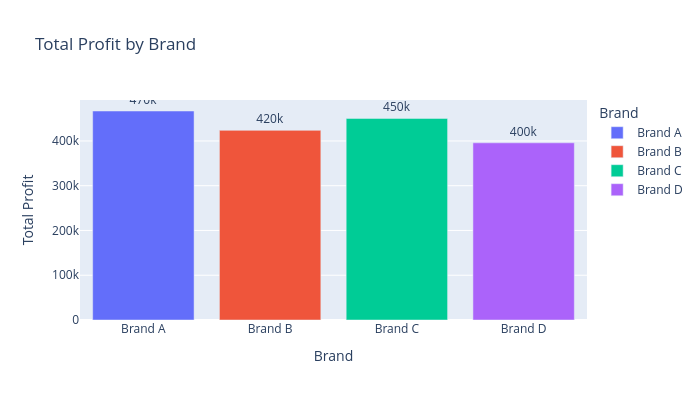

Notebook cell for this chart:
### Code cell
# Group by 'Product' and calculate total sales
product_sales = df.groupby('Brand')['Profit'].sum().reset_index()

# Create a bar chart for sales by product
fig_product = px.bar(product_sales, 
                     x='Brand', y='Profit',
                     labels={'Brand': 'Brand', 'Profit': 'Total Profit'},
                     title='Total Profit by Brand',
                     color='Brand',
                     text='Profit',  # Add labels above the bars
                     height=400,  # Resize height
                     width=700)  # Resize width
fig_product.update_traces(texttemplate='%{text:.2s}', textposition='outside')  # Shortened text format
fig_product.show()

### Figure 1 — Plotly figure (JSON) as saved in the notebook; plotly's stock layout.template omitted (floating-point values rounded to 4 significant figures)
{"data": [{"hovertemplate": "Brand=%{x}<br>Total Profit=%{text}<extra></extra>", "legendgroup": "Brand A", "marker": {"color": "#636efa", "pattern": {"shape": ""}}, "name": "Brand A", "orientation": "v", "showlegend": true, "text": [466900.0], "textposition": "outside", "texttemplate": "%{text:.2s}", "type": "bar", "x": ["Brand A"], "xaxis": "x", "y": [466900.0], "yaxis": "y"}, {"hovertemplate": "Brand=%{x}<br>Total Profit=%{text}<extra></extra>", "legendgroup": "Brand B", "marker": {"color": "#EF553B", "pattern": {"shape": ""}}, "name": "Brand B", "orientation": "v", "showlegend": true, "text": [423700.0], "textposition": "outside", "texttemplate": "%{text:.2s}", "type": "bar", "x": ["Brand B"], "xaxis": "x", "y": [423700.0], "yaxis": "y"}, {"hovertemplate": "Brand=%{x}<br>Total Profit=%{text}<extra></extra>", "legendgroup": "Brand C", "marker": {"color": "#00cc96", "pattern": {"shape": ""}}, "name": "Brand C", "orientation": "v", "showlegend": true, "text": [450300.0], "textposition": "outside", "texttemplate": "%{text:.2s}", "type": "bar", "x": ["Brand C"], "xaxis": "x", "y": [450300.0], "yaxis": "y"}, {"hovertemplate": "Brand=%{x}<br>Total Profit=%{text}<extra></extra>", "legendgroup": "Brand D", "marker": {"color": "#ab63fa", "pattern": {"shape": ""}}, "name": "Brand D", "orientation": "v", "showlegend": true, "text": [395800.0], "textposition": "outside", "texttemplate": "%{text:.2s}", "type": "bar", "x": ["Brand D"], "xaxis": "x", "y": [395800.0], "yaxis": "y"}], "layout": {"barmode": "relative", "height": 400, "legend": {"title": {"text": "Brand"}, "tracegroupgap": 0}, "title": {"text": "Total Profit by Brand"}, "width": 700, "xaxis": {"anchor": "y", "categoryarray": ["Brand A", "Brand B", "Brand C", "Brand D"], "categoryorder": "array", "domain": [0, 1], "title": {"text": "Brand"}}, "yaxis": {"anchor": "x", "domain": [0, 1], "title": {"text": "Total Profit"}}}}
